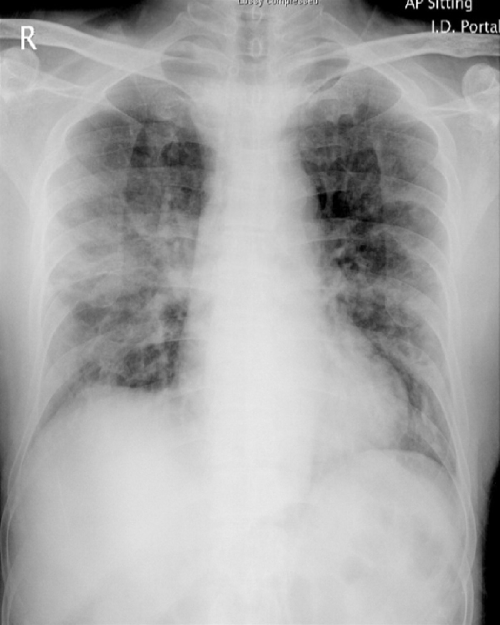
#> input picture images_processed_2/CO_15_19.png, 1000 x 1250 px (shown at 1/2 size); its folder holds only this picture in this run
$ python imageCropTest.py   (older library calls are emulated)
#> lines starting #> are read from the running program, lines starting #| are printed output that depends on the picture
import glob
import random
from PIL import Image, ImageOps
from resizeimage import resizeimage
import matplotlib.pyplot as plt
import pandas as pd
import numpy as np
import os
import scipy.misc


if not os.path.exists('images_processed_2/lungs'):
    os.makedirs('images_processed_2/lungs')

for filename in glob.glob('images_processed_2/*.png'):
    image = plt.imread(filename)
#> image is the input picture: shape (1250, 1000, 3) float32; min 0, max 1, mean 0.656
    if (image.ndim == 2):
        image = np.stack((image, image, image), 2)

    lung1 = image[150:950, 125:475, :]
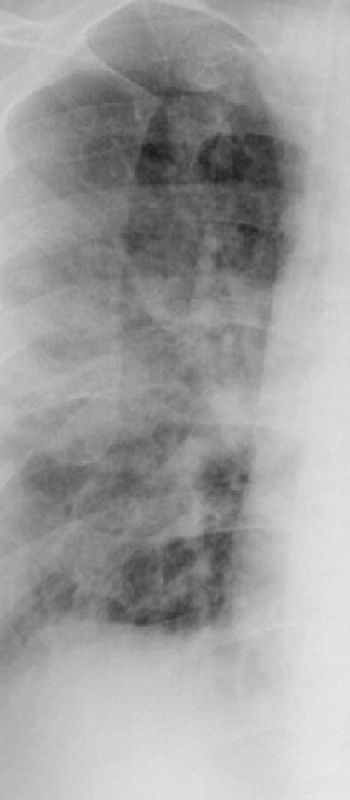
#> lung1: shape (800, 350, 3) float32; min 0.102, max 0.914, mean 0.625
    lung2 = image[150:950, 525:875, :]
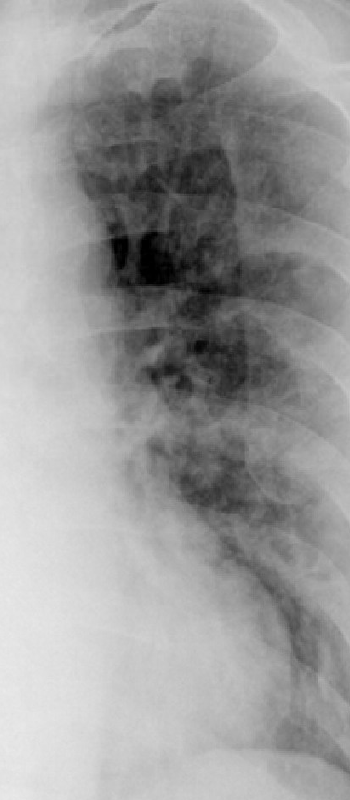
#> lung2: shape (800, 350, 3) float32; min 0, max 0.922, mean 0.601
    lung2 = lung2[:, ::-1, :]
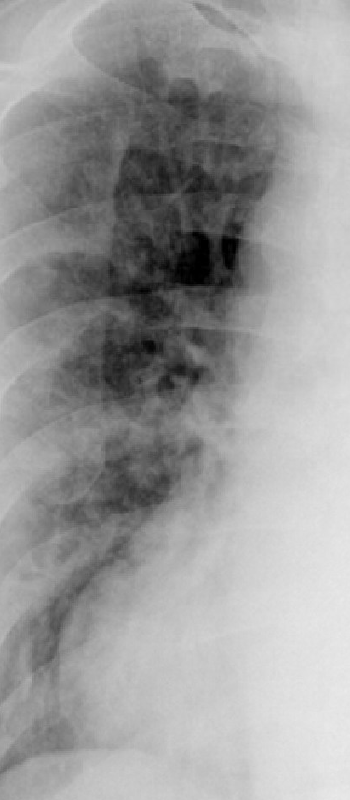
#> lung2: shape (800, 350, 3) float32; min 0, max 0.922, mean 0.601

    im = Image.fromarray((255*lung1).astype(np.uint8))
    im.save("images_processed_2/lungs/" + filename[19:-4] + "_0" + ".png")
    im.close()
    im = Image.fromarray((255*lung2).astype(np.uint8))
    im.save("images_processed_2/lungs/" + filename[19:-4] + "_1" + ".png")
    print("done with" + filename)
    im.close()

$ run again, on images_processed_2/CO_47_70.png
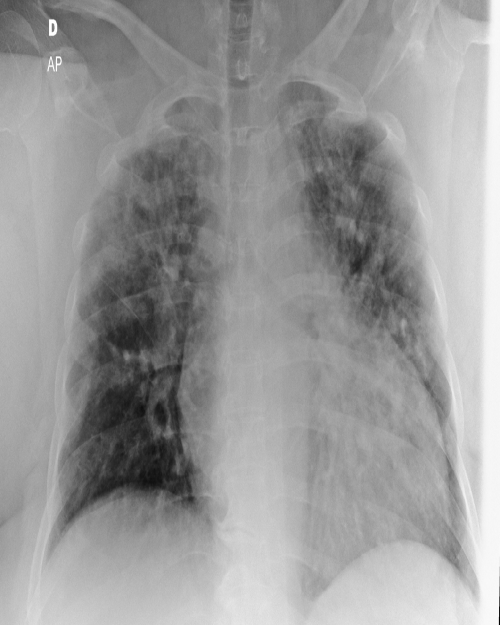
#> input picture images_processed_2/CO_47_70.png, 1000 x 1250 px (shown at 1/2 size)
#> image is the input picture: shape (1250, 1000, 3) float32; min 0, max 1, mean 0.6
#> `lung1 = image[150:950, 125:475, :]`:
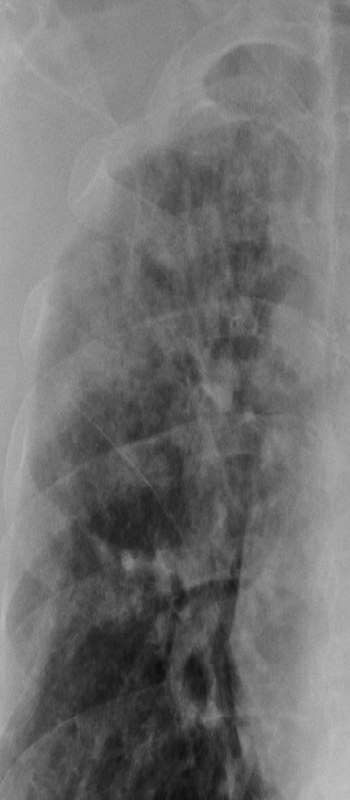
#> lung1: shape (800, 350, 3) float32; min 0.051, max 0.765, mean 0.444
#> `lung2 = lung2[:, ::-1, :]`:
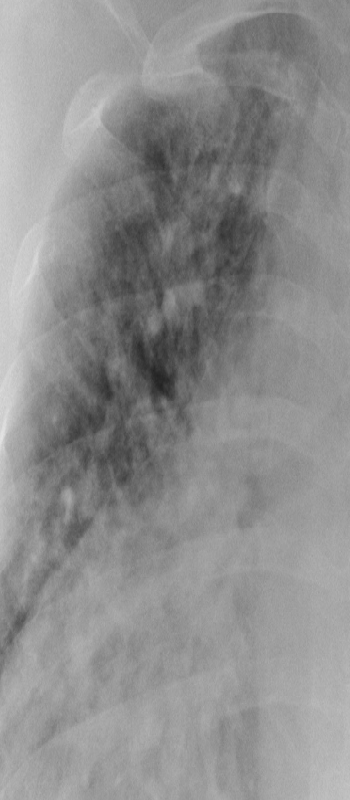
#> lung2: shape (800, 350, 3) float32; min 0.133, max 0.894, mean 0.557

$ run again, on images_processed_2/CO_54_80.png
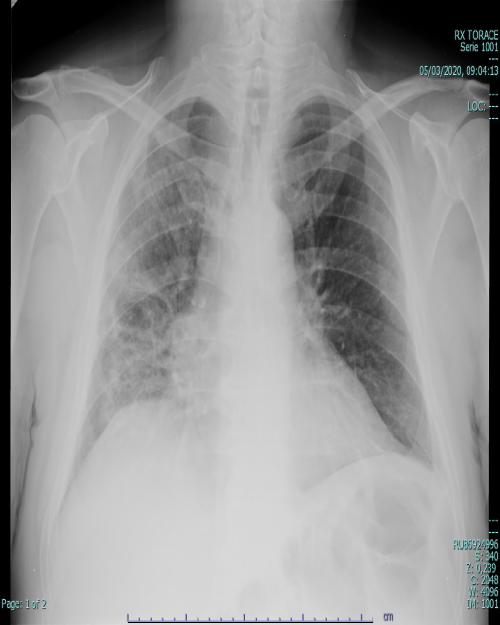
#> input picture images_processed_2/CO_54_80.png, 1000 x 1250 px (shown at 1/2 size)
#> image is the input picture: shape (1250, 1000, 3) float32; mean R, G, B 0.58, 0.582, 0.582
#> `lung1 = image[150:950, 125:475, :]`:
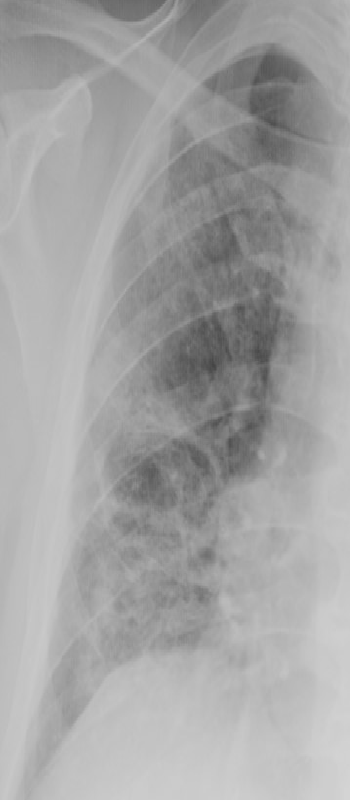
#> lung1: shape (800, 350, 3) float32; min 0.271, max 0.831, mean 0.64
#> `lung2 = lung2[:, ::-1, :]`:
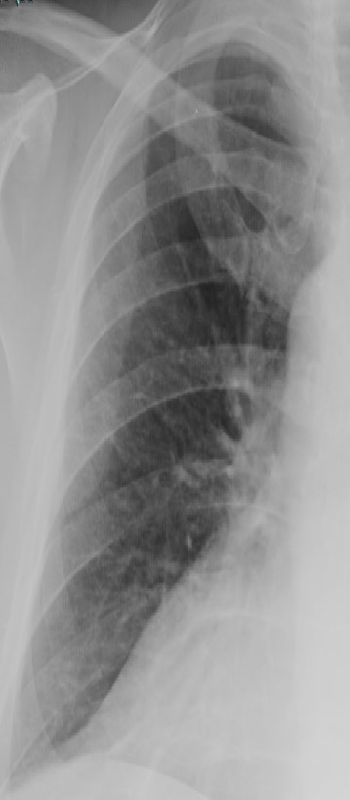
#> lung2: shape (800, 350, 3) float32; mean R, G, B 0.568, 0.568, 0.568

$ run again, on images_processed_2/No_1019_767.png
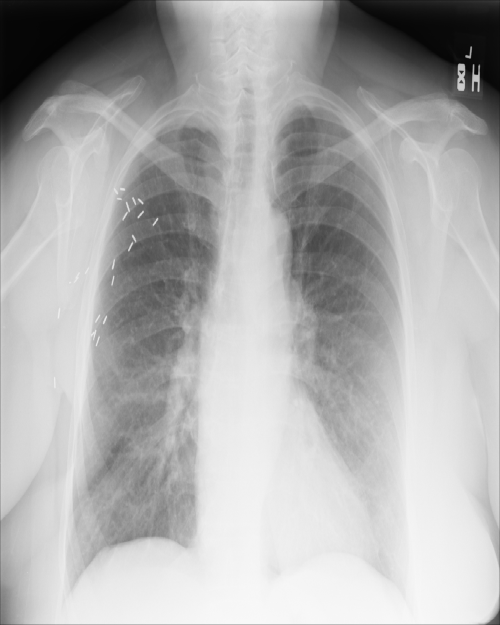
#> input picture images_processed_2/No_1019_767.png, 1000 x 1250 px (shown at 1/2 size)
#> image is the input picture: shape (1250, 1000) float32; min 0.0157, max 1, mean 0.684
#> image: shape (1250, 1000, 3) float32
#> `lung2 = image[150:950, 525:875, :]`:
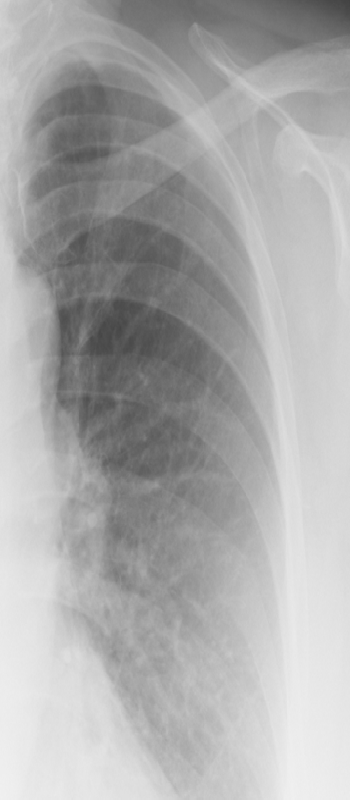
#> lung2: shape (800, 350, 3) float32; min 0.259, max 0.945, mean 0.67
#> `lung2 = lung2[:, ::-1, :]`:
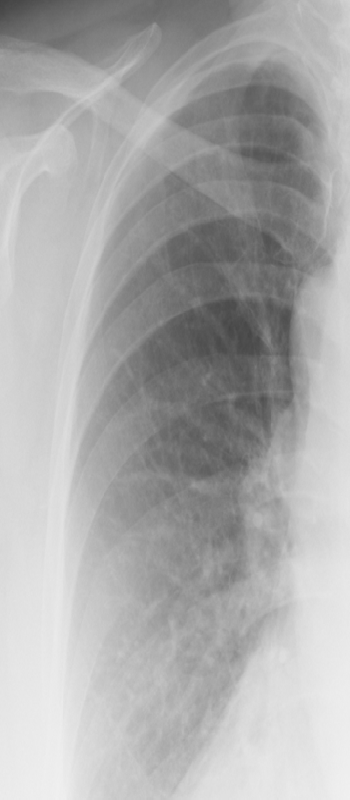
#> lung2: shape (800, 350, 3) float32; min 0.259, max 0.945, mean 0.67

$ run again, on images_processed_2/CO_166_202.png
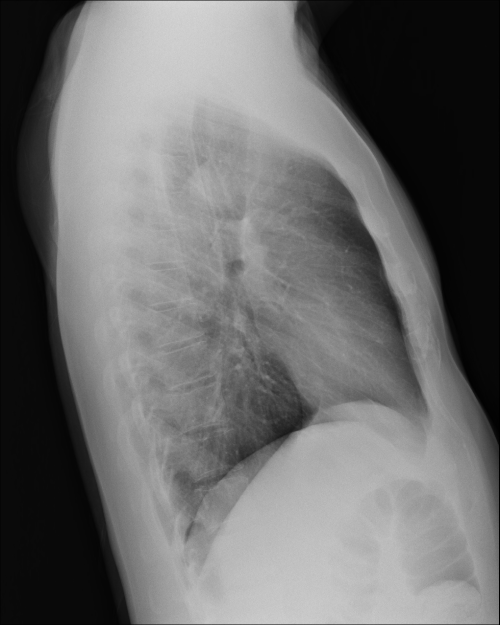
#> input picture images_processed_2/CO_166_202.png, 1000 x 1250 px (shown at 1/2 size)
#> image is the input picture: shape (1250, 1000, 3) float32; min 0, max 0.859, mean 0.424
#> `lung1 = image[150:950, 125:475, :]`:
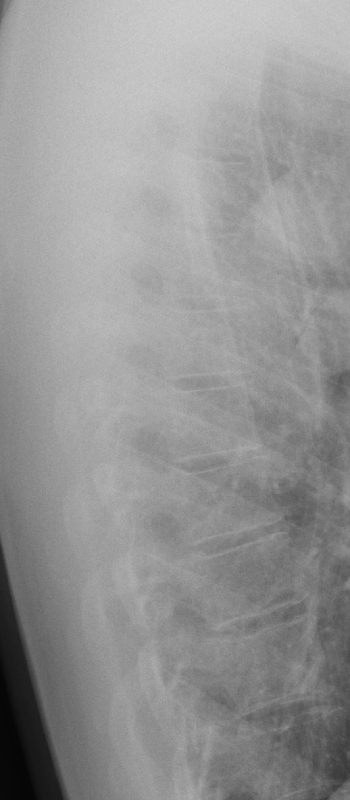
#> lung1: shape (800, 350, 3) float32; min 0.0196, max 0.827, mean 0.583
#> `lung2 = lung2[:, ::-1, :]`:
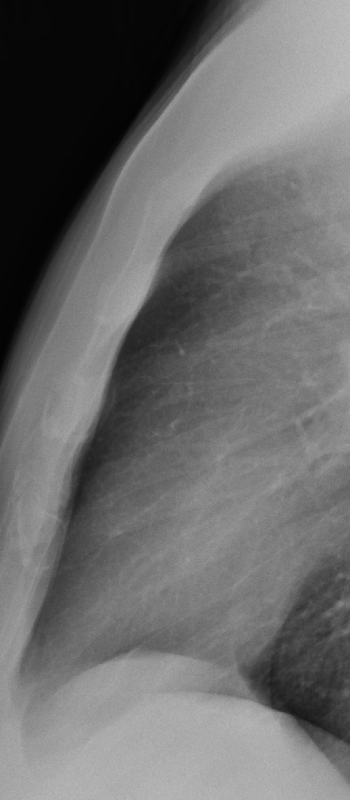
#> lung2: shape (800, 350, 3) float32; min 0.00784, max 0.753, mean 0.418
